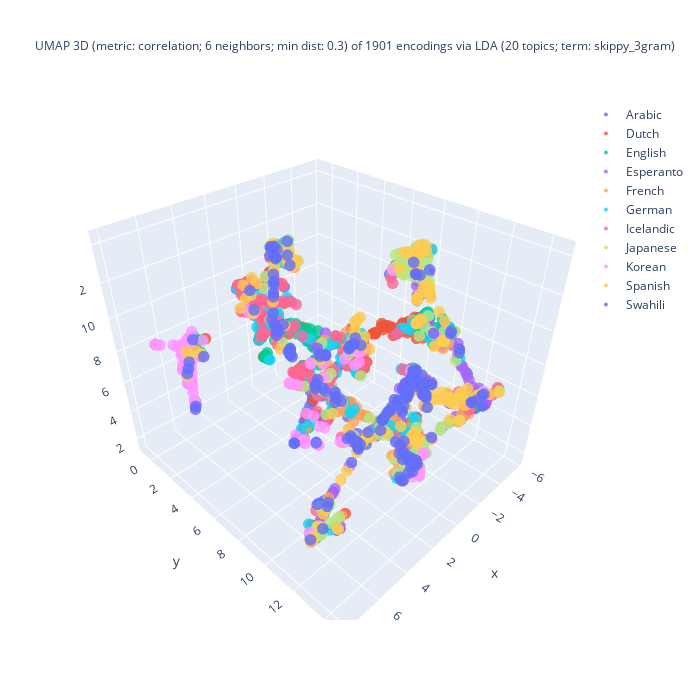

The notebook cell this image was saved under:
### Code cell
%%capture --no-display

## Plotlyを使って UMAP の結果の可視化 (3D)
import plotly.graph_objects as go
import numpy as np

## 色分けの単位を選択
if color_lang_family:
    colored_var = 'family'
else:
    colored_var = 'language'
## umap_df を作成
X = zip(doc_UMAP_3d[:,0], doc_UMAP_3d[:,1], doc_UMAP_3d[:,2],
        doc_fit_df[colored_var], doc_fit_df[doc_type]) # zip(..)が必要
umap_df = pd.DataFrame(X, columns = ['D1', 'D2', 'D3', colored_var, doc_type])
#
fig = go.Figure()
for lang_name in sorted(set(umap_df[colored_var])):
    # set marker size of the target domain
    traced = umap_df[ umap_df['language'] == lang_name ]
    fig.add_trace(
        go.Scatter3d(
            x = traced['D1'], y = traced['D2'], z = traced['D3'],
            name = lang_name.title(),
            mode = 'markers',
            marker = dict(size = 4, opacity = 0.8),
            marker_colorscale = color_palette, # worked??
            showlegend = True
        )
    )

## 3D 散布図にラベルを追加する処理は未実装
df_size = len(umap_df)
## title_header
title_header = f"UMAP 3D (metric: {umap_metric}; {umap_n_neighbors} neighbors; min dist: {umap_min_dist}) of {df_size} encodings via\n"
## title_body
if use_FastText:
    if use_LDA:
        title_body = f"LDA ({n_topics} topics; term:0 {lda_term_type}) x FastText ({ft_n_dims} dims; term: {ft_term_type}; window: {ft_window_size})"
    else:
        title_body = f"FastText ({ft_n_dims} dims; term: {ft_term_type}; window: {ft_window_size})"
else:
    title_body = f"LDA ({n_topics} topics; term: {lda_term_type})"
#
title_val = title_header + title_body
fig.update_layout(title = dict(text = title_val, font_size = 12), autosize = False, width = 700, height = 700)
fig.show()

### Figure 1 — Plotly figure (JSON) as saved in the notebook; plotly's stock layout.template omitted (floating-point values rounded to 4 significant figures; data arrays with more than 128 entries replaced by an {"elided": "..."} marker saying what was removed)
{"data": [{"marker": {"colorscale": [[0, "#2E91E5"], [0.04348, "#E15F99"], [0.08696, "#1CA71C"], [0.1304, "#FB0D0D"], [0.1739, "#DA16FF"], [0.2174, "#222A2A"], [0.2609, "#B68100"], [0.3043, "#750D86"], [0.3478, "#EB663B"], [0.3913, "#511CFB"], [0.4348, "#00A08B"], [0.4783, "#FB00D1"], [0.5217, "#FC0080"], [0.5652, "#B2828D"], [0.6087, "#6C7C32"], [0.6522, "#778AAE"], [0.6957, "#862A16"], [0.7391, "#A777F1"], [0.7826, "#620042"], [0.8261, "#1616A7"], [0.8696, "#DA60CA"], [0.913, "#6C4516"], [0.9565, "#0D2A63"], [1, "#AF0038"]], "opacity": 0.8, "size": 4}, "mode": "markers", "name": "Arabic", "showlegend": true, "type": "scatter3d", "x": {"elided": "151 float values"}, "y": {"elided": "151 float values"}, "z": {"elided": "151 float values"}}, {"marker": {"colorscale": [[0, "#2E91E5"], [0.04348, "#E15F99"], [0.08696, "#1CA71C"], [0.1304, "#FB0D0D"], [0.1739, "#DA16FF"], [0.2174, "#222A2A"], [0.2609, "#B68100"], [0.3043, "#750D86"], [0.3478, "#EB663B"], [0.3913, "#511CFB"], [0.4348, "#00A08B"], [0.4783, "#FB00D1"], [0.5217, "#FC0080"], [0.5652, "#B2828D"], [0.6087, "#6C7C32"], [0.6522, "#778AAE"], [0.6957, "#862A16"], [0.7391, "#A777F1"], [0.7826, "#620042"], [0.8261, "#1616A7"], [0.8696, "#DA60CA"], [0.913, "#6C4516"], [0.9565, "#0D2A63"], [1, "#AF0038"]], "opacity": 0.8, "size": 4}, "mode": "markers", "name": "Dutch", "showlegend": true, "type": "scatter3d", "x": {"elided": "209 float values"}, "y": {"elided": "209 float values"}, "z": {"elided": "209 float values"}}, {"marker": {"colorscale": [[0, "#2E91E5"], [0.04348, "#E15F99"], [0.08696, "#1CA71C"], [0.1304, "#FB0D0D"], [0.1739, "#DA16FF"], [0.2174, "#222A2A"], [0.2609, "#B68100"], [0.3043, "#750D86"], [0.3478, "#EB663B"], [0.3913, "#511CFB"], [0.4348, "#00A08B"], [0.4783, "#FB00D1"], [0.5217, "#FC0080"], [0.5652, "#B2828D"], [0.6087, "#6C7C32"], [0.6522, "#778AAE"], [0.6957, "#862A16"], [0.7391, "#A777F1"], [0.7826, "#620042"], [0.8261, "#1616A7"], [0.8696, "#DA60CA"], [0.913, "#6C4516"], [0.9565, "#0D2A63"], [1, "#AF0038"]], "opacity": 0.8, "size": 4}, "mode": "markers", "name": "English", "showlegend": true, "type": "scatter3d", "x": {"elided": "174 float values"}, "y": {"elided": "174 float values"}, "z": {"elided": "174 float values"}}, {"marker": {"colorscale": [[0, "#2E91E5"], [0.04348, "#E15F99"], [0.08696, "#1CA71C"], [0.1304, "#FB0D0D"], [0.1739, "#DA16FF"], [0.2174, "#222A2A"], [0.2609, "#B68100"], [0.3043, "#750D86"], [0.3478, "#EB663B"], [0.3913, "#511CFB"], [0.4348, "#00A08B"], [0.4783, "#FB00D1"], [0.5217, "#FC0080"], [0.5652, "#B2828D"], [0.6087, "#6C7C32"], [0.6522, "#778AAE"], [0.6957, "#862A16"], [0.7391, "#A777F1"], [0.7826, "#620042"], [0.8261, "#1616A7"], [0.8696, "#DA60CA"], [0.913, "#6C4516"], [0.9565, "#0D2A63"], [1, "#AF0038"]], "opacity": 0.8, "size": 4}, "mode": "markers", "name": "Esperanto", "showlegend": true, "type": "scatter3d", "x": {"elided": "147 float values"}, "y": {"elided": "147 float values"}, "z": {"elided": "147 float values"}}, {"marker": {"colorscale": [[0, "#2E91E5"], [0.04348, "#E15F99"], [0.08696, "#1CA71C"], [0.1304, "#FB0D0D"], [0.1739, "#DA16FF"], [0.2174, "#222A2A"], [0.2609, "#B68100"], [0.3043, "#750D86"], [0.3478, "#EB663B"], [0.3913, "#511CFB"], [0.4348, "#00A08B"], [0.4783, "#FB00D1"], [0.5217, "#FC0080"], [0.5652, "#B2828D"], [0.6087, "#6C7C32"], [0.6522, "#778AAE"], [0.6957, "#862A16"], [0.7391, "#A777F1"], [0.7826, "#620042"], [0.8261, "#1616A7"], [0.8696, "#DA60CA"], [0.913, "#6C4516"], [0.9565, "#0D2A63"], [1, "#AF0038"]], "opacity": 0.8, "size": 4}, "mode": "markers", "name": "French", "showlegend": true, "type": "scatter3d", "x": {"elided": "190 float values"}, "y": {"elided": "190 float values"}, "z": {"elided": "190 float values"}}, {"marker": {"colorscale": [[0, "#2E91E5"], [0.04348, "#E15F99"], [0.08696, "#1CA71C"], [0.1304, "#FB0D0D"], [0.1739, "#DA16FF"], [0.2174, "#222A2A"], [0.2609, "#B68100"], [0.3043, "#750D86"], [0.3478, "#EB663B"], [0.3913, "#511CFB"], [0.4348, "#00A08B"], [0.4783, "#FB00D1"], [0.5217, "#FC0080"], [0.5652, "#B2828D"], [0.6087, "#6C7C32"], [0.6522, "#778AAE"], [0.6957, "#862A16"], [0.7391, "#A777F1"], [0.7826, "#620042"], [0.8261, "#1616A7"], [0.8696, "#DA60CA"], [0.913, "#6C4516"], [0.9565, "#0D2A63"], [1, "#AF0038"]], "opacity": 0.8, "size": 4}, "mode": "markers", "name": "German", "showlegend": true, "type": "scatter3d", "x": {"elided": "173 float values"}, "y": {"elided": "173 float values"}, "z": {"elided": "173 float values"}}, {"marker": {"colorscale": [[0, "#2E91E5"], [0.04348, "#E15F99"], [0.08696, "#1CA71C"], [0.1304, "#FB0D0D"], [0.1739, "#DA16FF"], [0.2174, "#222A2A"], [0.2609, "#B68100"], [0.3043, "#750D86"], [0.3478, "#EB663B"], [0.3913, "#511CFB"], [0.4348, "#00A08B"], [0.4783, "#FB00D1"], [0.5217, "#FC0080"], [0.5652, "#B2828D"], [0.6087, "#6C7C32"], [0.6522, "#778AAE"], [0.6957, "#862A16"], [0.7391, "#A777F1"], [0.7826, "#620042"], [0.8261, "#1616A7"], [0.8696, "#DA60CA"], [0.913, "#6C4516"], [0.9565, "#0D2A63"], [1, "#AF0038"]], "opacity": 0.8, "size": 4}, "mode": "markers", "name": "Icelandic", "showlegend": true, "type": "scatter3d", "x": {"elided": "173 float values"}, "y": {"elided": "173 float values"}, "z": {"elided": "173 float values"}}, {"marker": {"colorscale": [[0, "#2E91E5"], [0.04348, "#E15F99"], [0.08696, "#1CA71C"], [0.1304, "#FB0D0D"], [0.1739, "#DA16FF"], [0.2174, "#222A2A"], [0.2609, "#B68100"], [0.3043, "#750D86"], [0.3478, "#EB663B"], [0.3913, "#511CFB"], [0.4348, "#00A08B"], [0.4783, "#FB00D1"], [0.5217, "#FC0080"], [0.5652, "#B2828D"], [0.6087, "#6C7C32"], [0.6522, "#778AAE"], [0.6957, "#862A16"], [0.7391, "#A777F1"], [0.7826, "#620042"], [0.8261, "#1616A7"], [0.8696, "#DA60CA"], [0.913, "#6C4516"], [0.9565, "#0D2A63"], [1, "#AF0038"]], "opacity": 0.8, "size": 4}, "mode": "markers", "name": "Japanese", "showlegend": true, "type": "scatter3d", "x": {"elided": "170 float values"}, "y": {"elided": "170 float values"}, "z": {"elided": "170 float values"}}, {"marker": {"colorscale": [[0, "#2E91E5"], [0.04348, "#E15F99"], [0.08696, "#1CA71C"], [0.1304, "#FB0D0D"], [0.1739, "#DA16FF"], [0.2174, "#222A2A"], [0.2609, "#B68100"], [0.3043, "#750D86"], [0.3478, "#EB663B"], [0.3913, "#511CFB"], [0.4348, "#00A08B"], [0.4783, "#FB00D1"], [0.5217, "#FC0080"], [0.5652, "#B2828D"], [0.6087, "#6C7C32"], [0.6522, "#778AAE"], [0.6957, "#862A16"], [0.7391, "#A777F1"], [0.7826, "#620042"], [0.8261, "#1616A7"], [0.8696, "#DA60CA"], [0.913, "#6C4516"], [0.9565, "#0D2A63"], [1, "#AF0038"]], "opacity": 0.8, "size": 4}, "mode": "markers", "name": "Korean", "showlegend": true, "type": "scatter3d", "x": {"elided": "144 float values"}, "y": {"elided": "144 float values"}, "z": {"elided": "144 float values"}}, {"marker": {"colorscale": [[0, "#2E91E5"], [0.04348, "#E15F99"], [0.08696, "#1CA71C"], [0.1304, "#FB0D0D"], [0.1739, "#DA16FF"], [0.2174, "#222A2A"], [0.2609, "#B68100"], [0.3043, "#750D86"], [0.3478, "#EB663B"], [0.3913, "#511CFB"], [0.4348, "#00A08B"], [0.4783, "#FB00D1"], [0.5217, "#FC0080"], [0.5652, "#B2828D"], [0.6087, "#6C7C32"], [0.6522, "#778AAE"], [0.6957, "#862A16"], [0.7391, "#A777F1"], [0.7826, "#620042"], [0.8261, "#1616A7"], [0.8696, "#DA60CA"], [0.913, "#6C4516"], [0.9565, "#0D2A63"], [1, "#AF0038"]], "opacity": 0.8, "size": 4}, "mode": "markers", "name": "Spanish", "showlegend": true, "type": "scatter3d", "x": {"elided": "189 float values"}, "y": {"elided": "189 float values"}, "z": {"elided": "189 float values"}}, {"marker": {"colorscale": [[0, "#2E91E5"], [0.04348, "#E15F99"], [0.08696, "#1CA71C"], [0.1304, "#FB0D0D"], [0.1739, "#DA16FF"], [0.2174, "#222A2A"], [0.2609, "#B68100"], [0.3043, "#750D86"], [0.3478, "#EB663B"], [0.3913, "#511CFB"], [0.4348, "#00A08B"], [0.4783, "#FB00D1"], [0.5217, "#FC0080"], [0.5652, "#B2828D"], [0.6087, "#6C7C32"], [0.6522, "#778AAE"], [0.6957, "#862A16"], [0.7391, "#A777F1"], [0.7826, "#620042"], [0.8261, "#1616A7"], [0.8696, "#DA60CA"], [0.913, "#6C4516"], [0.9565, "#0D2A63"], [1, "#AF0038"]], "opacity": 0.8, "size": 4}, "mode": "markers", "name": "Swahili", "showlegend": true, "type": "scatter3d", "x": {"elided": "181 float values"}, "y": {"elided": "181 float values"}, "z": {"elided": "181 float values"}}], "layout": {"autosize": false, "height": 700, "title": {"font": {"size": 12}, "text": "UMAP 3D (metric: correlation; 6 neighbors; min dist: 0.3) of 1901 encodings via\nLDA (20 topics; term: skippy_3gram)"}, "width": 700}}
